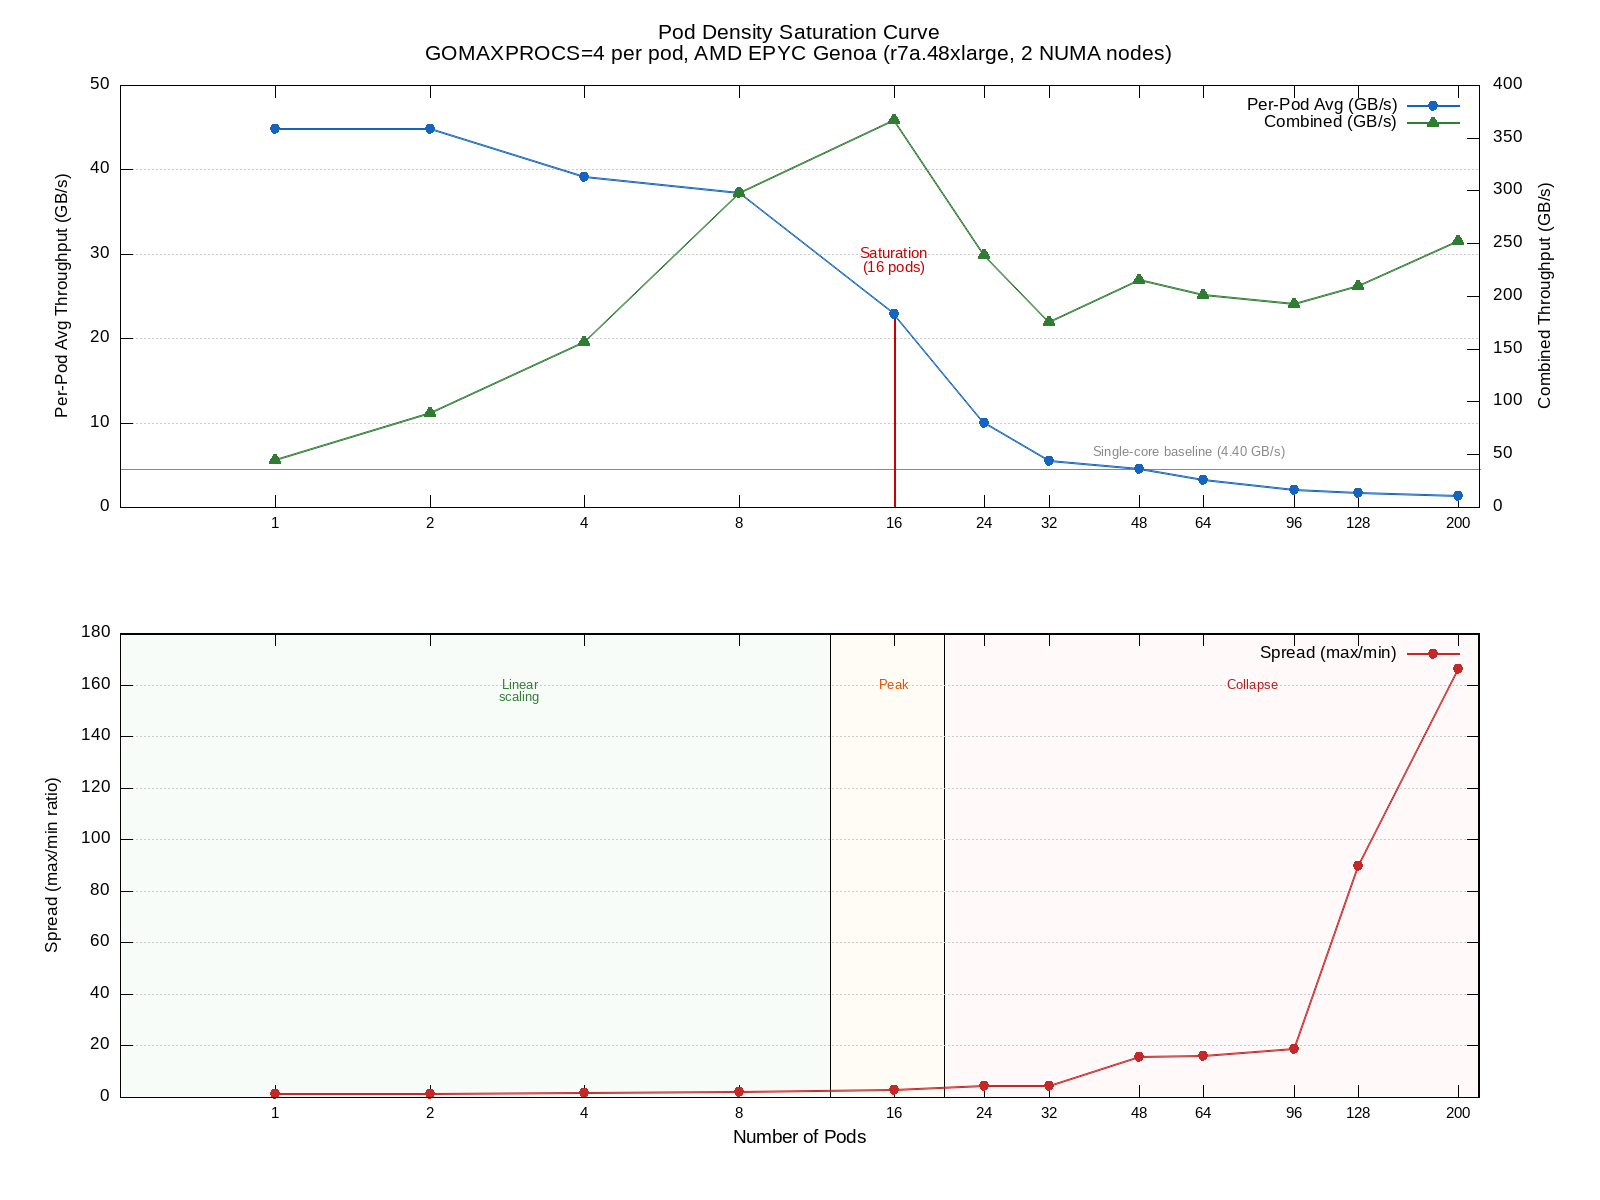

The script that saved this image:
set terminal png size 1600,1200 enhanced font "Arial,13"
set output "pod-sweep.png"

$DATA << EOD
1    44.74  44.74  44.74  44.74  1.0
2    44.63  44.83  44.73  89.46  1.0
4    29.19  45.03  39.05  156.21 1.5
8    24.64  43.39  37.19  297.50 1.8
16   13.02  38.25  22.90  366.38 2.9
24   5.39   22.00  9.97   239.30 4.1
32   2.86   11.60  5.48   175.33 4.1
48   1.98   30.85  4.48   215.03 15.6
64   1.26   19.96  3.14   200.80 15.8
96   0.79   14.77  2.01   192.73 18.7
128  0.25   22.43  1.63   209.04 89.7
200  0.18   29.91  1.26   252.58 166.2
EOD

set multiplot

# ============================================================
# Top panel: Per-pod average + combined throughput
# ============================================================
set origin 0.0, 0.52
set size 1.0, 0.48

set tmargin 5
set bmargin 4
set lmargin 12
set rmargin 12

set title "Pod Density Saturation Curve\nGOMAXPROCS=4 per pod, AMD EPYC Genoa (r7a.48xlarge, 2 NUMA nodes)" font "Arial,16"

set xlabel ""
set ylabel "Per-Pod Avg Throughput (GB/s)" font "Arial,13"
set y2label "Combined Throughput (GB/s)" font "Arial,13"
set yrange [0:50]
set y2range [0:400]
set xrange [0.5:220]
set logscale x 2
set xtics ("1" 1, "2" 2, "4" 4, "8" 8, "16" 16, "24" 24, "32" 32, "48" 48, "64" 64, "96" 96, "128" 128, "200" 200) font "Arial,11"
set format x ""
set ytics nomirror
set y2tics
set grid ytics lt 0 lw 0.5 lc rgb "#cccccc"

# Single-core baseline
set arrow from 0.5,4.40 to 220,4.40 nohead dt 3 lw 1.5 lc rgb "#888888"
set label "Single-core baseline (4.40 GB/s)" at 60,6.5 font "Arial,10" tc rgb "#888888" center

# Saturation annotation
set arrow from 16,22.90 to 16,0 nohead dt 2 lw 2 lc rgb "#cc0000"
set label "Saturation\n(16 pods)" at 16,30 center font "Arial,11" tc rgb "#cc0000"

plot $DATA using 1:4 axes x1y1 with linespoints pt 7 ps 1.2 lw 2.5 lc rgb "#1565c0" title "Per-Pod Avg (GB/s)", \
     $DATA using 1:5 axes x1y2 with linespoints pt 9 ps 1.2 lw 2.5 lc rgb "#2e7d32" title "Combined (GB/s)"

# ============================================================
# Bottom panel: Spread (max/min ratio)
# ============================================================
unset arrow
unset label

set origin 0.0, 0.0
set size 1.0, 0.50

set tmargin 2
set bmargin 6
set lmargin 12
set rmargin 12

unset title
unset y2label
unset y2tics

set xlabel "Number of Pods" font "Arial,14"
set ylabel "Spread (max/min ratio)" font "Arial,13"
set yrange [0:180]
set xrange [0.5:220]
set xtics ("1" 1, "2" 2, "4" 4, "8" 8, "16" 16, "24" 24, "32" 32, "48" 48, "64" 64, "96" 96, "128" 128, "200" 200) font "Arial,11"
set format x "%g"
set ytics mirror
set grid ytics lt 0 lw 0.5 lc rgb "#cccccc"

# Phase annotations
set object 1 rect from 0.5,0 to 12,180 fc rgb "#e8f5e9" fs solid 0.3 behind
set label "Linear\nscaling" at 3,160 center font "Arial,10" tc rgb "#2e7d32"

set object 2 rect from 12,0 to 20,180 fc rgb "#fff3e0" fs solid 0.3 behind
set label "Peak" at 16,160 center font "Arial,10" tc rgb "#e65100"

set object 3 rect from 20,0 to 220,180 fc rgb "#ffebee" fs solid 0.3 behind
set label "Collapse" at 80,160 center font "Arial,10" tc rgb "#b71c1c"

plot $DATA using 1:6 with linespoints pt 7 ps 1.2 lw 2.5 lc rgb "#c62828" title "Spread (max/min)"

unset multiplot
